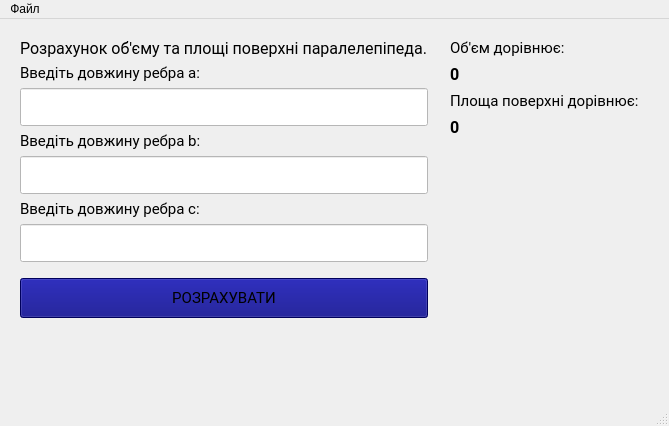
<?xml version="1.0" encoding="UTF-8"?>
<ui version="4.0">
 <class>MainWindow</class>
 <widget class="QMainWindow" name="MainWindow">
  <property name="geometry">
   <rect>
    <x>0</x>
    <y>0</y>
    <width>567</width>
    <height>426</height>
   </rect>
  </property>
  <property name="sizePolicy">
   <sizepolicy hsizetype="Expanding" vsizetype="Expanding">
    <horstretch>0</horstretch>
    <verstretch>0</verstretch>
   </sizepolicy>
  </property>
  <property name="windowTitle">
   <string>MainWindow</string>
  </property>
  <property name="autoFillBackground">
   <bool>true</bool>
  </property>
  <widget class="QWidget" name="centralwidget">
   <property name="autoFillBackground">
    <bool>true</bool>
   </property>
   <property name="styleSheet">
    <string notr="true"/>
   </property>
   <layout class="QHBoxLayout" name="horizontalLayout">
    <property name="leftMargin">
     <number>20</number>
    </property>
    <property name="topMargin">
     <number>20</number>
    </property>
    <property name="rightMargin">
     <number>20</number>
    </property>
    <property name="bottomMargin">
     <number>20</number>
    </property>
    <item>
     <layout class="QHBoxLayout" name="horizontalLayout_2">
      <item>
       <layout class="QFormLayout" name="formLayout">
        <property name="rowWrapPolicy">
         <enum>QFormLayout::RowWrapPolicy::WrapAllRows</enum>
        </property>
        <property name="labelAlignment">
         <set>Qt::AlignmentFlag::AlignCenter</set>
        </property>
        <item row="1" column="0">
         <widget class="QLabel" name="label">
          <property name="font">
           <font>
            <family>Roboto</family>
            <pointsize>11</pointsize>
           </font>
          </property>
          <property name="text">
           <string>Введіть довжину ребра a:</string>
          </property>
         </widget>
        </item>
        <item row="1" column="1">
         <widget class="QLineEdit" name="aValue">
          <property name="enabled">
           <bool>true</bool>
          </property>
          <property name="sizePolicy">
           <sizepolicy hsizetype="Expanding" vsizetype="Preferred">
            <horstretch>30</horstretch>
            <verstretch>0</verstretch>
           </sizepolicy>
          </property>
          <property name="sizeIncrement">
           <size>
            <width>300</width>
            <height>100</height>
           </size>
          </property>
          <property name="baseSize">
           <size>
            <width>300</width>
            <height>100</height>
           </size>
          </property>
          <property name="styleSheet">
           <string notr="true">background-color:#fff;

padding:10px;
color:#000;</string>
          </property>
          <property name="placeholderText">
           <string comment="Сторона А" extracomment="Сторона А"/>
          </property>
         </widget>
        </item>
        <item row="7" column="1">
         <widget class="QPushButton" name="pb_calculate">
          <property name="font">
           <font>
            <family>Roboto</family>
            <pointsize>11</pointsize>
            <bold>false</bold>
           </font>
          </property>
          <property name="styleSheet">
           <string notr="true">background-color:rgb(0, 0, 127);
padding:10px;
margin:10px 0;</string>
          </property>
          <property name="text">
           <string>РОЗРАХУВАТИ</string>
          </property>
         </widget>
        </item>
        <item row="3" column="1">
         <widget class="QLineEdit" name="bValue">
          <property name="enabled">
           <bool>true</bool>
          </property>
          <property name="sizePolicy">
           <sizepolicy hsizetype="Expanding" vsizetype="Preferred">
            <horstretch>30</horstretch>
            <verstretch>0</verstretch>
           </sizepolicy>
          </property>
          <property name="sizeIncrement">
           <size>
            <width>300</width>
            <height>100</height>
           </size>
          </property>
          <property name="baseSize">
           <size>
            <width>300</width>
            <height>100</height>
           </size>
          </property>
          <property name="styleSheet">
           <string notr="true">background-color:#fff;

padding:10px;
color:#000;</string>
          </property>
         </widget>
        </item>
        <item row="2" column="1">
         <widget class="QLabel" name="label_2">
          <property name="font">
           <font>
            <family>Roboto</family>
            <pointsize>11</pointsize>
           </font>
          </property>
          <property name="text">
           <string>Введіть довжину ребра b:</string>
          </property>
         </widget>
        </item>
        <item row="5" column="1">
         <widget class="QLineEdit" name="cValue">
          <property name="enabled">
           <bool>true</bool>
          </property>
          <property name="sizePolicy">
           <sizepolicy hsizetype="Expanding" vsizetype="Preferred">
            <horstretch>30</horstretch>
            <verstretch>0</verstretch>
           </sizepolicy>
          </property>
          <property name="sizeIncrement">
           <size>
            <width>300</width>
            <height>100</height>
           </size>
          </property>
          <property name="baseSize">
           <size>
            <width>300</width>
            <height>100</height>
           </size>
          </property>
          <property name="styleSheet">
           <string notr="true">background-color:#fff;

padding:10px;
color:#000;</string>
          </property>
         </widget>
        </item>
        <item row="4" column="1">
         <widget class="QLabel" name="label_3">
          <property name="font">
           <font>
            <family>Roboto</family>
            <pointsize>11</pointsize>
           </font>
          </property>
          <property name="text">
           <string>Введіть довжину ребра c:</string>
          </property>
         </widget>
        </item>
        <item row="0" column="0">
         <widget class="QLabel" name="heading">
          <property name="font">
           <font>
            <family>Roboto</family>
            <pointsize>12</pointsize>
           </font>
          </property>
          <property name="text">
           <string>Розрахунок об'єму та площі поверхні паралелепіпеда.</string>
          </property>
         </widget>
        </item>
       </layout>
      </item>
      <item>
       <layout class="QFormLayout" name="formLayout_2">
        <property name="labelAlignment">
         <set>Qt::AlignmentFlag::AlignLeading|Qt::AlignmentFlag::AlignLeft|Qt::AlignmentFlag::AlignTop</set>
        </property>
        <property name="verticalSpacing">
         <number>8</number>
        </property>
        <property name="leftMargin">
         <number>10</number>
        </property>
        <property name="topMargin">
         <number>0</number>
        </property>
        <property name="rightMargin">
         <number>10</number>
        </property>
        <property name="bottomMargin">
         <number>10</number>
        </property>
        <item row="0" column="1">
         <widget class="QLabel" name="result_label">
          <property name="font">
           <font>
            <family>Roboto</family>
            <pointsize>11</pointsize>
           </font>
          </property>
          <property name="text">
           <string>Об'єм дорівнює:</string>
          </property>
          <property name="alignment">
           <set>Qt::AlignmentFlag::AlignBottom|Qt::AlignmentFlag::AlignLeading|Qt::AlignmentFlag::AlignLeft</set>
          </property>
         </widget>
        </item>
        <item row="1" column="1">
         <widget class="QLabel" name="volumeValue">
          <property name="font">
           <font>
            <family>Roboto</family>
            <pointsize>12</pointsize>
            <bold>true</bold>
           </font>
          </property>
          <property name="text">
           <string>0</string>
          </property>
          <property name="alignment">
           <set>Qt::AlignmentFlag::AlignLeading|Qt::AlignmentFlag::AlignLeft|Qt::AlignmentFlag::AlignTop</set>
          </property>
         </widget>
        </item>
        <item row="2" column="1">
         <widget class="QLabel" name="result_label_2">
          <property name="font">
           <font>
            <family>Roboto</family>
            <pointsize>11</pointsize>
           </font>
          </property>
          <property name="text">
           <string>Площа поверхні дорівнює:</string>
          </property>
          <property name="alignment">
           <set>Qt::AlignmentFlag::AlignBottom|Qt::AlignmentFlag::AlignLeading|Qt::AlignmentFlag::AlignLeft</set>
          </property>
         </widget>
        </item>
        <item row="3" column="1">
         <widget class="QLabel" name="surfaceValue">
          <property name="font">
           <font>
            <family>Roboto</family>
            <pointsize>12</pointsize>
            <bold>true</bold>
           </font>
          </property>
          <property name="text">
           <string>0</string>
          </property>
          <property name="alignment">
           <set>Qt::AlignmentFlag::AlignLeading|Qt::AlignmentFlag::AlignLeft|Qt::AlignmentFlag::AlignTop</set>
          </property>
         </widget>
        </item>
       </layout>
      </item>
     </layout>
    </item>
   </layout>
  </widget>
  <widget class="QMenuBar" name="menubar">
   <property name="geometry">
    <rect>
     <x>0</x>
     <y>0</y>
     <width>567</width>
     <height>21</height>
    </rect>
   </property>
   <property name="defaultUp">
    <bool>true</bool>
   </property>
   <widget class="QMenu" name="menu">
    <property name="title">
     <string>Файл</string>
    </property>
    <addaction name="actionLoad_from_file"/>
    <addaction name="actionSave_to_file"/>
   </widget>
   <addaction name="menu"/>
  </widget>
  <widget class="QStatusBar" name="statusbar"/>
  <action name="actionLoad_from_file">
   <property name="text">
    <string>Завантажити</string>
   </property>
  </action>
  <action name="actionSave_to_file">
   <property name="text">
    <string>Зберегти</string>
   </property>
  </action>
 </widget>
 <resources/>
 <connections/>
</ui>
